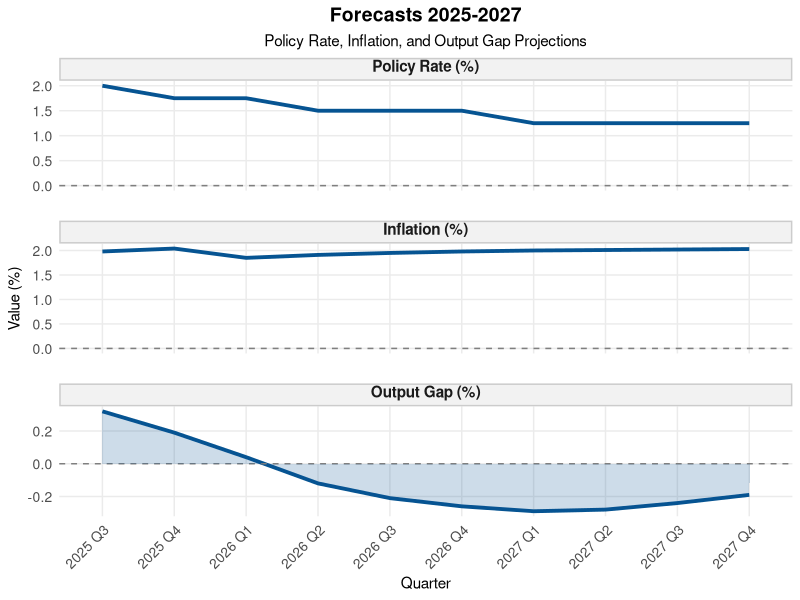
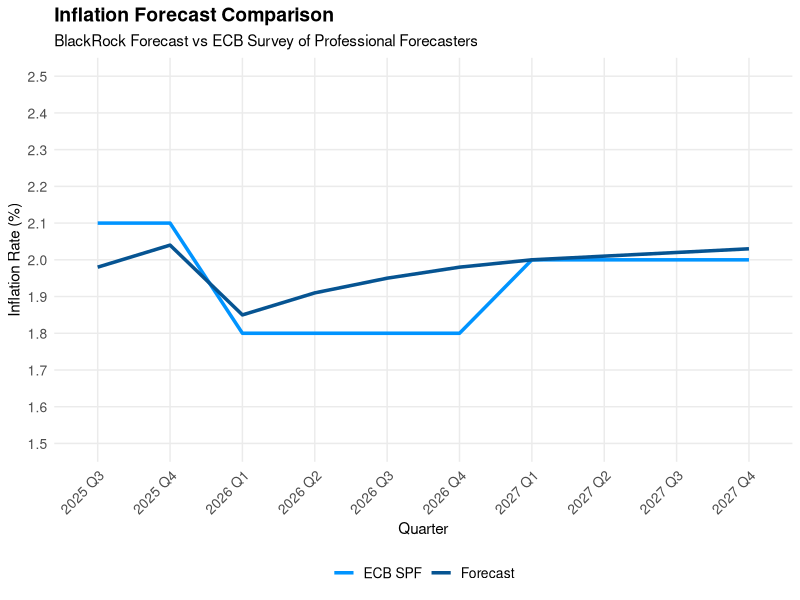
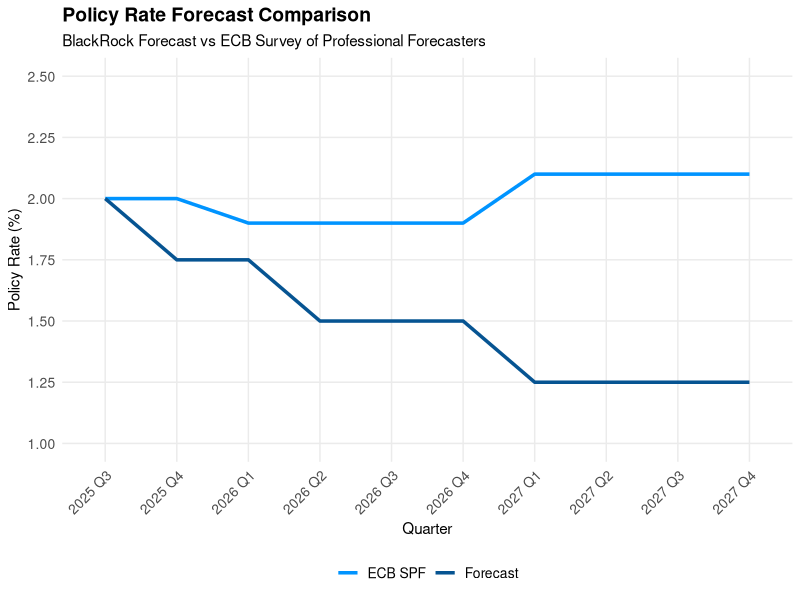
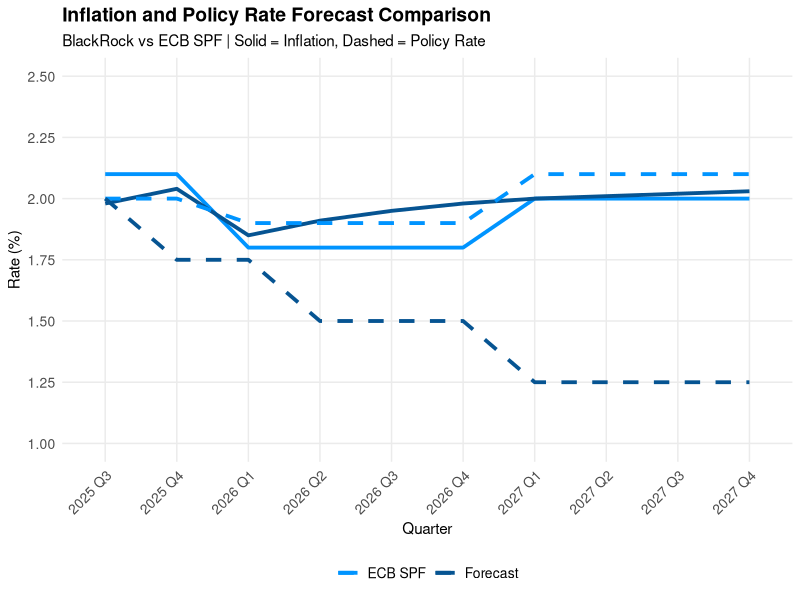
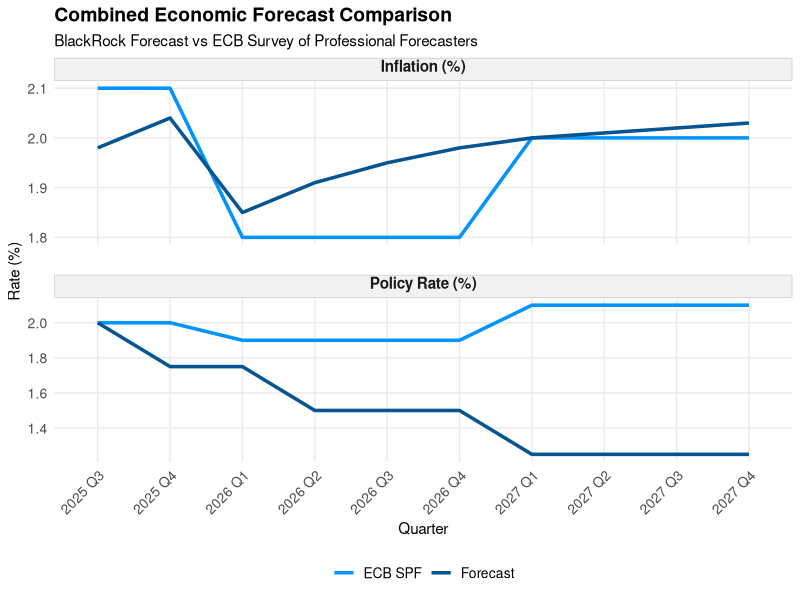
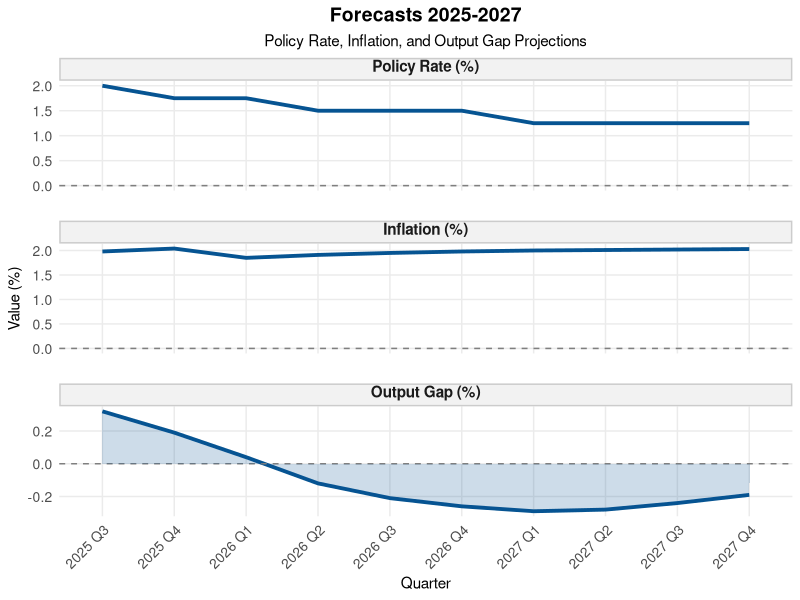
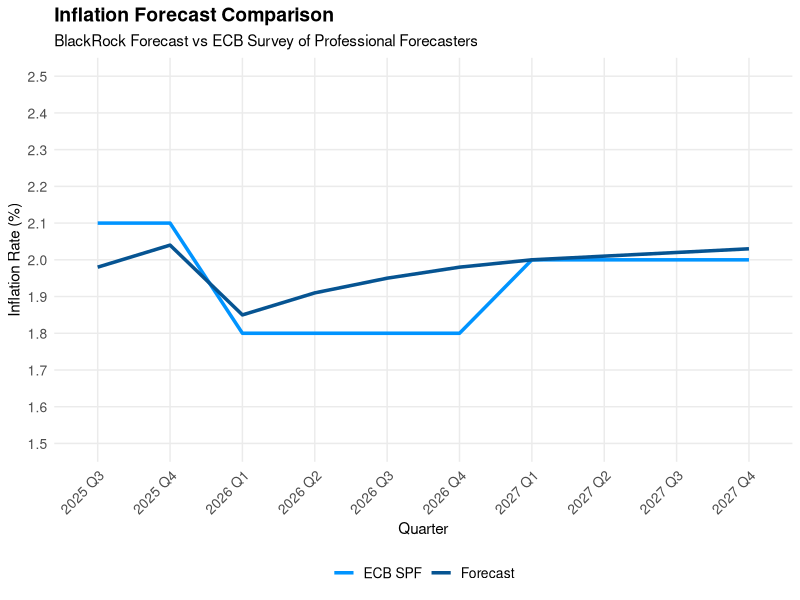
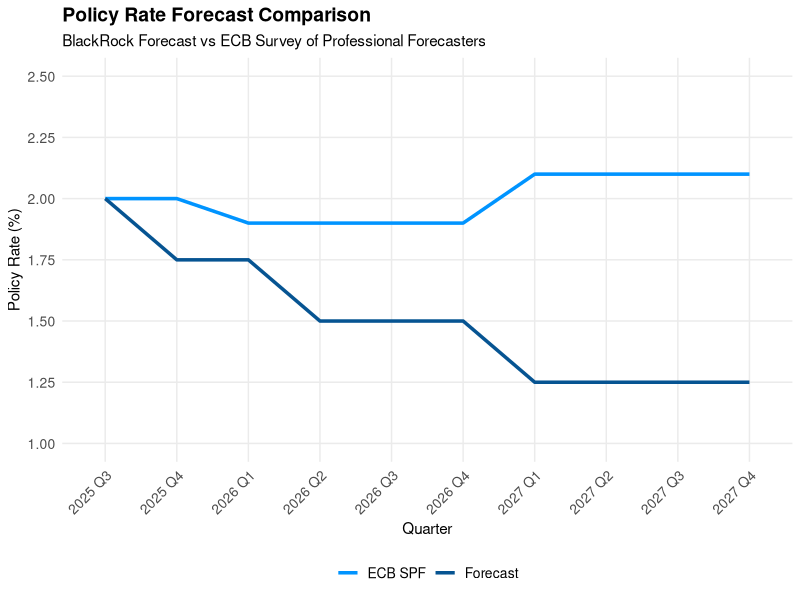

R code for these plots, in order:
# ============================================================================
# ECB Survey of Professional Forecasters (SPF) Comparison
# ============================================================================
# This script compares our forecasts with ECB SPF data for:
# - Policy Rate Forecasts
# - Inflation Forecasts
# ============================================================================

# Set up Environment
#rm(list = ls(all = TRUE)) # clear environment
#cat("\014") # clear console
#setwd("/Users/benoitgoye/Desktop/Economic Forecasting/Forecasting Project/figures")

# Load required packages
library(ggplot2)
library(dplyr)
library(tidyr)

# ============================================================================
# 1. Create data frames for our Forecast and the ECB SPF
# ============================================================================

our_forecasts <- data.frame(
  Quarter = c("2025 Q3", "2025 Q4", "2026 Q1", "2026 Q2", "2026 Q3", 
              "2026 Q4", "2027 Q1", "2027 Q2", "2027 Q3", "2027 Q4"),
  Policy_Rate = c(2.00, 1.75, 1.75, 1.50, 1.50, 1.50, 1.25, 1.25, 1.25, 1.25),
  Inflation = c(1.98, 2.04, 1.85, 1.91, 1.95, 1.98, 2.00, 2.01, 2.02, 2.03),
  Source = "Forecast"
)

spf_forecasts <- data.frame(
  Quarter = c("2025 Q3", "2025 Q4", "2026 Q1", "2026 Q2", "2026 Q3", 
              "2026 Q4", "2027 Q1", "2027 Q2", "2027 Q3", "2027 Q4"),
  Policy_Rate = c(2.0, 2.0, 1.9, 1.9, 1.9, 1.9, 2.1, 2.1, 2.1, 2.1),
  Inflation = c(2.1, 2.1, 1.8, 1.8, 1.8, 1.8, 2.0, 2.0, 2.0, 2.0),
  Source = "ECB SPF"
)

comparison <- rbind(our_forecasts, spf_forecasts)

our_full_forecast_data <- data.frame(
  Quarter = c("2025 Q3", "2025 Q4", "2026 Q1", "2026 Q2", "2026 Q3", 
              "2026 Q4", "2027 Q1", "2027 Q2", "2027 Q3", "2027 Q4"),
  Policy_Rate = c(2.00, 1.75, 1.75, 1.50, 1.50, 1.50, 1.25, 1.25, 1.25, 1.25),
  Inflation = c(1.98, 2.04, 1.85, 1.91, 1.95, 1.98, 2.00, 2.01, 2.02, 2.03),
  Output_Gap = c(0.32, 0.19, 0.04, -0.12, -0.21, -0.26, -0.29, -0.28, -0.24, -0.19)
)

# ============================================================================
# 3. Create plots for our own forecast
# ============================================================================

# Reshape data to long format for faceting
forecast_long <- our_full_forecast_data %>%
  pivot_longer(
    cols = c(Policy_Rate, Inflation, Output_Gap),
    names_to = "Variable",
    values_to = "Value"
  ) %>%
  mutate(
    Variable = case_when(
      Variable == "Policy_Rate" ~ "Policy Rate (%)",
      Variable == "Inflation" ~ "Inflation (%)",
      Variable == "Output_Gap" ~ "Output Gap (%)",
      TRUE ~ Variable
    ),
    Variable = factor(Variable, levels = c("Policy Rate (%)", "Inflation (%)", "Output Gap (%)"))
  )

#Set up theme
plot_theme <- theme_minimal() +
  theme(
    plot.title = element_text(size = 14, face = "bold", hjust = 0.5),
    plot.subtitle = element_text(size = 11, hjust = 0.5),
    axis.title = element_text(size = 11),
    axis.text = element_text(size = 10),
    legend.position = "bottom",
    legend.title = element_blank(),
    legend.text = element_text(size = 10),
    panel.grid.minor = element_blank()
  )

# Create plot

p0 <- ggplot(forecast_long, aes(x = Quarter, y = Value, group = Variable, color = Variable)) +
  geom_line(size = 1.3) +
  geom_hline(yintercept = 0, linetype = "dashed", color = "gray50", size = 0.5) +
  
  # Add area fill ONLY for Output Gap
  geom_area(data = forecast_long %>% filter(Variable == "Output Gap (%)"),
            aes(x = Quarter, y = Value, group = Variable),
            fill = "#065492", alpha = 0.2, color = NA) +
  
  facet_wrap(~Variable, ncol = 1, scales = "free_y") +
  scale_color_manual(values = c("#065492", "#065492", "#065492")) +
  labs(
    title = "Forecasts 2025-2027",
    subtitle = "Policy Rate, Inflation, and Output Gap Projections",
    x = "Quarter",
    y = "Value (%)"
  ) +
  plot_theme +
  theme(
    axis.text.x = element_text(angle = 45, hjust = 1),
    strip.text = element_text(size = 11, face = "bold", margin = margin(b = 5)),
    strip.background = element_rect(fill = "gray95", color = "gray80", size = 1),
    panel.spacing = unit(1.5, "lines"),
    legend.position = "none"
  )

print(p0)

# ============================================================================
# 3. Create Comparison Plots
# ============================================================================

# Theme for plots
plot_theme <- theme_minimal() +
  theme(
    plot.title = element_text(size = 14, face = "bold", hjust = 0),
    plot.subtitle = element_text(size = 11, hjust = 0),
    axis.title = element_text(size = 11),
    axis.text = element_text(size = 10),
    legend.position = "bottom",
    legend.title = element_blank(),
    legend.text = element_text(size = 10),
    panel.grid.minor = element_blank()
  )

# Color scheme
colors <- c("Forecast" = "#065492", "ECB SPF" = "#0094FF")

# Plot 1: Inflation Forecasts Comparison
p1 <- ggplot(comparison, aes(x = Quarter, y = Inflation, color = Source, group = Source)) +
  geom_line(size = 1.2) +
  scale_color_manual(values = colors) +
  scale_y_continuous(breaks = seq(1.5, 2.5, 0.1), limits = c(1.5, 2.5)) +
  labs(
    title = "Inflation Forecast Comparison",
    subtitle = "BlackRock Forecast vs ECB Survey of Professional Forecasters",
    x = "Quarter",
    y = "Inflation Rate (%)"
  ) +
  plot_theme +
  theme(axis.text.x = element_text(angle = 45, hjust = 1))

# Plot 2: Policy Rate Forecasts Comparison
p2 <- ggplot(comparison, aes(x = Quarter, y = Policy_Rate, color = Source, group = Source)) +
  geom_line(size = 1.2) +
  scale_color_manual(values = colors) +
  scale_y_continuous(breaks = seq(0, 3, 0.25), limits = c(1, 2.5)) +
  labs(
    title = "Policy Rate Forecast Comparison",
    subtitle = "BlackRock Forecast vs ECB Survey of Professional Forecasters",
    x = "Quarter",
    y = "Policy Rate (%)"
  ) +
  plot_theme +
  theme(axis.text.x = element_text(angle = 45, hjust = 1))

# Display plots
print(p1)
print(p2)

# ============================================================================
# 4. Combined Plot
# ============================================================================

# Create a version with better visual distinction
p3 <- ggplot(comparison, aes(x = Quarter, color = Source)) +
  geom_line(aes(y = Inflation, group = Source), 
            size = 1.3, linetype = "solid") +
  geom_line(aes(y = Policy_Rate, group = Source), 
            size = 1.3, linetype = "dashed") +
  scale_y_continuous(
    name = "Rate (%)",
    breaks = seq(1, 2.5, 0.25),
    limits = c(1, 2.5)
  ) +
  scale_color_manual(values = colors) +
  labs(
    title = "Inflation and Policy Rate Forecast Comparison",
    subtitle = "BlackRock vs ECB SPF | Solid = Inflation, Dashed = Policy Rate",
    x = "Quarter"
  ) +
  plot_theme +
  theme(
    axis.text.x = element_text(angle = 45, hjust = 1),
    legend.position = "bottom"
  )

print(p3)

# ============================================================================
# 5. COMBINED PLOT - Alternative Layout with Panels
# ============================================================================

# Reshape data to long format for faceting
comparison_long <- comparison %>%
  pivot_longer(
    cols = c(Inflation, Policy_Rate),
    names_to = "Variable",
    values_to = "Value"
  ) %>%
  mutate(
    Variable = case_when(
      Variable == "Inflation" ~ "Inflation (%)",
      Variable == "Policy_Rate" ~ "Policy Rate (%)",
      TRUE ~ Variable
    )
  )

# Create faceted plot
p4 <- ggplot(comparison_long, aes(x = Quarter, y = Value, color = Source, group = Source)) +
  geom_line(size = 1.2) +
  facet_wrap(~Variable, ncol = 1, scales = "free_y") +
  scale_color_manual(values = colors) +
  labs(
    title = "Combined Economic Forecast Comparison",
    subtitle = "BlackRock Forecast vs ECB Survey of Professional Forecasters",
    x = "Quarter",
    y = "Rate (%)"
  ) +
  plot_theme +
  theme(
    axis.text.x = element_text(angle = 45, hjust = 1),
    strip.text = element_text(size = 11, face = "bold", margin = margin(b = 5)),
    strip.background = element_rect(fill = "gray95", color = "gray80", size = 0.5),
    panel.spacing = unit(1.5, "lines")
  )

print(p4)

# ============================================================================
# 6. Export Plots
# ============================================================================

# Save the combined plots
ggsave("forecasts_panels.png", plot = p0, width = 12, height = 10, dpi = 300)
ggsave("inflation_forecast_comparison.png", plot = p1, width = 10, height = 6, dpi = 300)
ggsave("policy_rate_forecast_comparison.png", plot = p2, width = 10, height = 6, dpi = 300)
ggsave("combined_forecast.png", plot = p3, width = 12, height = 7, dpi = 300)
ggsave("combined_forecast_panels.png", plot = p4, width = 12, height = 8, dpi = 300)

cat("\n==== Plots created successfully ====\n")
